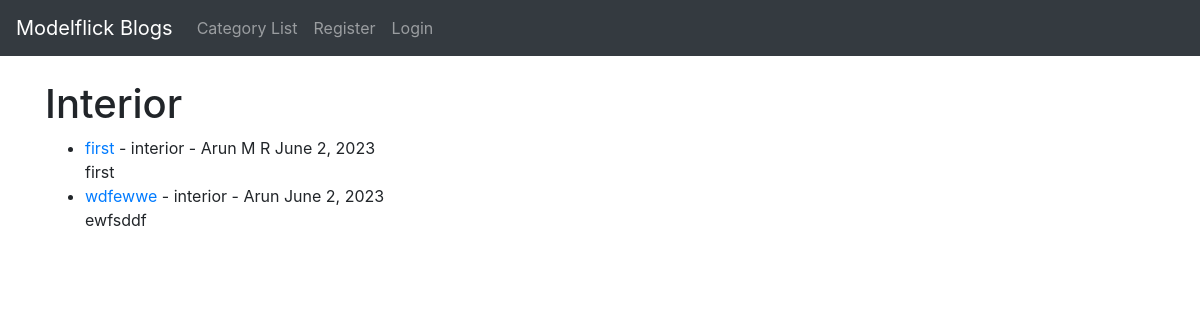
/category/interior/, run on the app's committed database.
### theblog/models.py (models this page shows, shortened)
class Post(models.Model):
    title = models.CharField(max_length=255)
    title_tag = models.CharField(max_length=255)
    author = models.ForeignKey(User, on_delete=models.CASCADE)
    body = models.TextField()
    post_date = models.DateField(auto_now_add=True)
    category = models.CharField(max_length=255, default='architecture')
    likes = models.ManyToManyField(User, related_name='blog_posts')

### theblog/views.py (the view)
# urls.py: path('category/<str:cats>/', CategoryView, name= 'category'),
def CategoryView(request, cats):
    category_posts = Post.objects.filter(category=cats.replace('-',' '))
    return render (request, 'categories.html', {'cats':cats.title().replace('-',' '),'category_posts':category_posts})

### theblog/templates/categories.html (shortened to what this page needs)
{% extends 'base.html' %}
{% block content %}
{% if category_posts %}
    <h1>{{ cats }}</h1>
    <ul>
    {% for post in category_posts %}
        <li><a href="{% url 'article_detail' post.pk %}">
            {{ post.title }}</a>
            - {{ post.category }}
            - {{ post.author.first_name }}
            {{ post.author.last_name }}
            {{ post.post_date }}
            <br/>
        {{ post.body|slice:":500"|safe }}</li>
    {% endfor %}
    </ul>
{% else  %}
Page not found
{% endif %}
{% endblock  %}

### data on the page
Post: title "first", category "interior", author.first_name "Arun", author.last_name "M R", post_date "June 2, 2023", body "first"
Post: title "wdfewwe", category "interior", author.first_name "Arun", post_date "June 2, 2023", body "ewfsddf"

### other printed values
{{ cats }} "Interior"
